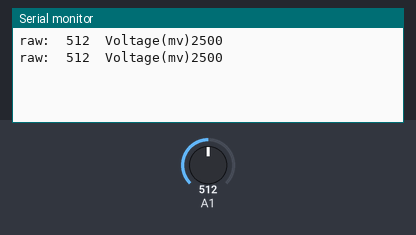
Simulated run of this sketch. Board: Arduino Uno, built with avr-gcc and run on an emulated ATmega328P. Shown: the last lines printed to the serial monitor. The test bench sets the inputs (shaded band); at power-on: A1 = 512.

Above: at 1.8 s.
1.9 s: A1 set to 716
At 2.8 s:
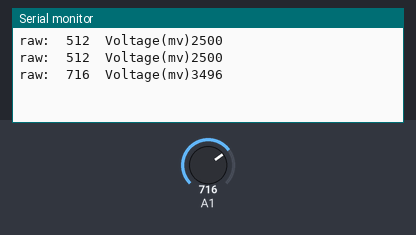
3.4 s: A1 set to 900
At 4.7 s:
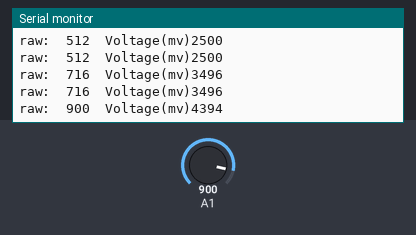
Timing chart, 0 to 6.4 s (numbered marks = the images above; inputs shaded):
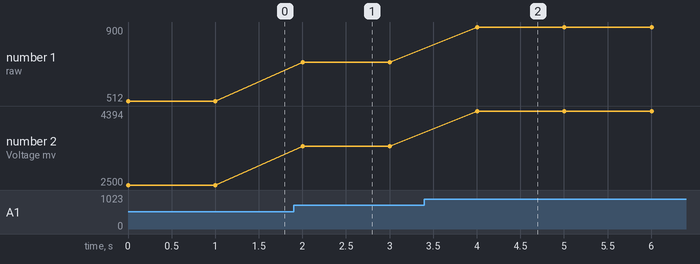

The sketch:

CALIBRATE_JJ_DO_V2.ino
```cpp
//Callibration code for the Gravity DO Probe
//Make sure the serial moniter is set to 115200 otherwise you will get random string

#include <Arduino.h>

#define VREF    5000//VREF(mv)
#define ADC_RES 1024//ADC Resolution

uint32_t raw;

void setup()
{
    Serial.begin(115200);
}

void loop()
{
    raw=analogRead(A1);
    Serial.println("raw:\t"+String(raw)+"\tVoltage(mv)"+String(raw*VREF/ADC_RES));
    delay(1000);
}
```

Measured:
- after the input at 1.9 s, the serial monitor: prints a new line after 0.10 s (image 1)
- after the input at 3.4 s, the serial monitor: prints a new line after 0.60 s (image 2)
- plotted number 1: 512 → 716 after the input at 1.9 s, 716 → 900 after the input at 3.4 s
- plotted number 2: 2500 → 3496 after the input at 1.9 s, 3496 → 4394 after the input at 3.4 s
